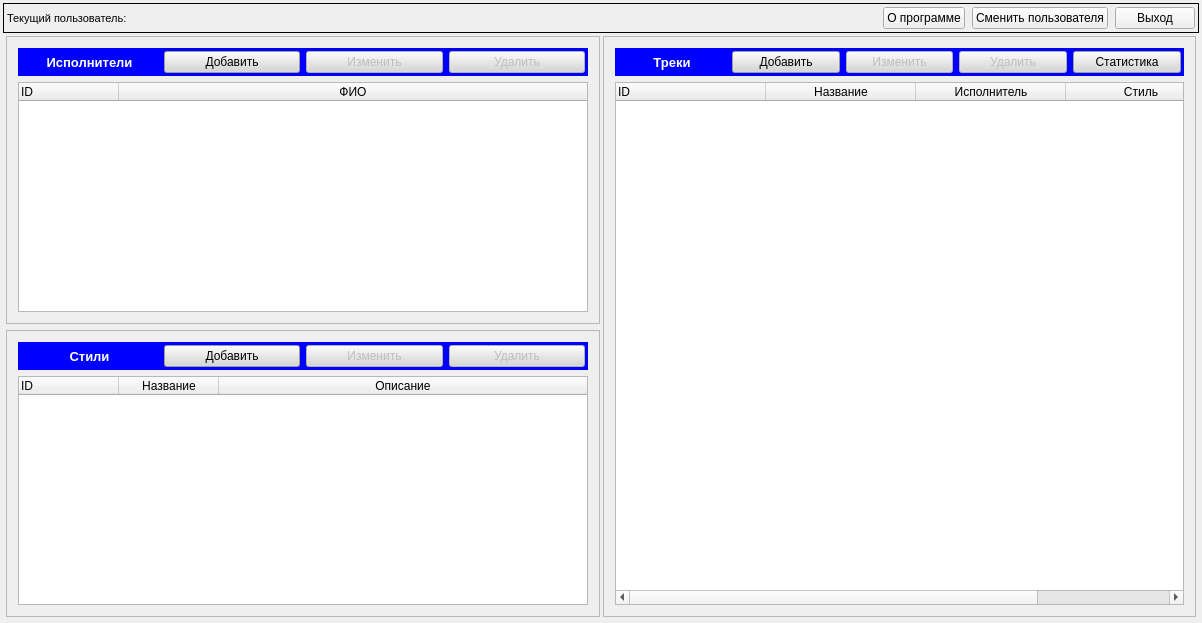
<?xml version="1.0" encoding="UTF-8"?>
<ui version="4.0">
 <class>mwMain</class>
 <widget class="QWidget" name="mwMain">
  <property name="geometry">
   <rect>
    <x>0</x>
    <y>0</y>
    <width>1202</width>
    <height>623</height>
   </rect>
  </property>
  <property name="windowTitle">
   <string>Система для прослушивания треков</string>
  </property>
  <layout class="QVBoxLayout" name="verticalLayout">
   <property name="spacing">
    <number>0</number>
   </property>
   <property name="leftMargin">
    <number>3</number>
   </property>
   <property name="topMargin">
    <number>3</number>
   </property>
   <property name="rightMargin">
    <number>3</number>
   </property>
   <property name="bottomMargin">
    <number>3</number>
   </property>
   <item>
    <widget class="QFrame" name="frame">
     <property name="baseSize">
      <size>
       <width>0</width>
       <height>40</height>
      </size>
     </property>
     <property name="frameShape">
      <enum>QFrame::Box</enum>
     </property>
     <property name="frameShadow">
      <enum>QFrame::Plain</enum>
     </property>
     <layout class="QHBoxLayout" name="horizontalLayout">
      <property name="spacing">
       <number>7</number>
      </property>
      <property name="leftMargin">
       <number>3</number>
      </property>
      <property name="topMargin">
       <number>3</number>
      </property>
      <property name="rightMargin">
       <number>3</number>
      </property>
      <property name="bottomMargin">
       <number>3</number>
      </property>
      <item>
       <widget class="QLabel" name="label">
        <property name="font">
         <font>
          <pointsize>8</pointsize>
         </font>
        </property>
        <property name="text">
         <string>Текущий пользователь:</string>
        </property>
       </widget>
      </item>
      <item>
       <widget class="QLabel" name="lLogin">
        <property name="baseSize">
         <size>
          <width>0</width>
          <height>0</height>
         </size>
        </property>
        <property name="text">
         <string/>
        </property>
       </widget>
      </item>
      <item>
       <spacer name="horizontalSpacer">
        <property name="orientation">
         <enum>Qt::Horizontal</enum>
        </property>
        <property name="sizeHint" stdset="0">
         <size>
          <width>40</width>
          <height>20</height>
         </size>
        </property>
       </spacer>
      </item>
      <item>
       <widget class="QPushButton" name="pbAbout">
        <property name="text">
         <string>О программе</string>
        </property>
       </widget>
      </item>
      <item>
       <widget class="QPushButton" name="pbUser">
        <property name="text">
         <string>Сменить пользователя</string>
        </property>
       </widget>
      </item>
      <item>
       <widget class="QPushButton" name="pbClose">
        <property name="text">
         <string>Выход</string>
        </property>
       </widget>
      </item>
     </layout>
    </widget>
   </item>
   <item>
    <widget class="QStackedWidget" name="swMain">
     <property name="currentIndex">
      <number>3</number>
     </property>
     <widget class="QWidget" name="pLoad">
      <layout class="QVBoxLayout" name="verticalLayout_2">
       <property name="leftMargin">
        <number>3</number>
       </property>
       <property name="topMargin">
        <number>3</number>
       </property>
       <property name="rightMargin">
        <number>3</number>
       </property>
       <property name="bottomMargin">
        <number>3</number>
       </property>
       <item>
        <widget class="QLabel" name="label_2">
         <property name="font">
          <font>
           <pointsize>20</pointsize>
           <weight>75</weight>
           <bold>true</bold>
          </font>
         </property>
         <property name="cursor">
          <cursorShape>WaitCursor</cursorShape>
         </property>
         <property name="layoutDirection">
          <enum>Qt::LeftToRight</enum>
         </property>
         <property name="text">
          <string>Подождите.
 Идет подключение к БД.</string>
         </property>
         <property name="alignment">
          <set>Qt::AlignCenter</set>
         </property>
        </widget>
       </item>
      </layout>
     </widget>
     <widget class="QWidget" name="pMsg">
      <layout class="QVBoxLayout" name="verticalLayout_3">
       <property name="leftMargin">
        <number>3</number>
       </property>
       <property name="topMargin">
        <number>3</number>
       </property>
       <property name="rightMargin">
        <number>3</number>
       </property>
       <property name="bottomMargin">
        <number>3</number>
       </property>
       <item>
        <widget class="QLabel" name="label_3">
         <property name="maximumSize">
          <size>
           <width>16777215</width>
           <height>25</height>
          </size>
         </property>
         <property name="font">
          <font>
           <pointsize>10</pointsize>
           <weight>75</weight>
           <bold>true</bold>
          </font>
         </property>
         <property name="styleSheet">
          <string notr="true">color: rgb(255, 255, 255); 
background-color: rgb(255, 0, 0)</string>
         </property>
         <property name="text">
          <string>Нет доступа к БД</string>
         </property>
         <property name="alignment">
          <set>Qt::AlignCenter</set>
         </property>
        </widget>
       </item>
       <item>
        <widget class="QLabel" name="label_15">
         <property name="styleSheet">
          <string notr="true">background-color: rgb(255, 255, 255)</string>
         </property>
         <property name="text">
          <string/>
         </property>
         <property name="pixmap">
          <pixmap resource="res.qrc">:/img/img/imag.png</pixmap>
         </property>
         <property name="alignment">
          <set>Qt::AlignCenter</set>
         </property>
        </widget>
       </item>
      </layout>
     </widget>
     <widget class="QWidget" name="pLogin">
      <layout class="QVBoxLayout" name="verticalLayout_4">
       <property name="leftMargin">
        <number>3</number>
       </property>
       <property name="topMargin">
        <number>3</number>
       </property>
       <property name="rightMargin">
        <number>3</number>
       </property>
       <property name="bottomMargin">
        <number>3</number>
       </property>
       <item>
        <layout class="QGridLayout" name="gridLayout">
         <item row="1" column="2">
          <spacer name="horizontalSpacer_2">
           <property name="orientation">
            <enum>Qt::Horizontal</enum>
           </property>
           <property name="sizeHint" stdset="0">
            <size>
             <width>40</width>
             <height>20</height>
            </size>
           </property>
          </spacer>
         </item>
         <item row="1" column="1">
          <widget class="QFrame" name="frame_2">
           <property name="baseSize">
            <size>
             <width>20</width>
             <height>20</height>
            </size>
           </property>
           <property name="frameShape">
            <enum>QFrame::Box</enum>
           </property>
           <property name="frameShadow">
            <enum>QFrame::Raised</enum>
           </property>
           <layout class="QVBoxLayout" name="verticalLayout_5">
            <item>
             <widget class="QLabel" name="label_4">
              <property name="font">
               <font>
                <pointsize>12</pointsize>
               </font>
              </property>
              <property name="styleSheet">
               <string notr="true">background-color: rgb(0, 0, 255);
color: rgb(255, 255, 255);</string>
              </property>
              <property name="text">
               <string>Добро пожаловать!</string>
              </property>
              <property name="alignment">
               <set>Qt::AlignCenter</set>
              </property>
             </widget>
            </item>
            <item>
             <layout class="QGridLayout" name="gridLayout_3">
              <property name="topMargin">
               <number>0</number>
              </property>
              <property name="horizontalSpacing">
               <number>6</number>
              </property>
              <item row="0" column="0">
               <widget class="QLabel" name="label_5">
                <property name="text">
                 <string>Имя
пользователя:</string>
                </property>
                <property name="alignment">
                 <set>Qt::AlignRight|Qt::AlignTrailing|Qt::AlignVCenter</set>
                </property>
               </widget>
              </item>
              <item row="1" column="0">
               <widget class="QLabel" name="label_6">
                <property name="text">
                 <string>Пароль:</string>
                </property>
                <property name="alignment">
                 <set>Qt::AlignRight|Qt::AlignTrailing|Qt::AlignVCenter</set>
                </property>
               </widget>
              </item>
              <item row="0" column="1">
               <widget class="QLineEdit" name="leLogin"/>
              </item>
              <item row="1" column="1">
               <widget class="QLineEdit" name="lePass">
                <property name="echoMode">
                 <enum>QLineEdit::Password</enum>
                </property>
               </widget>
              </item>
             </layout>
            </item>
            <item>
             <layout class="QHBoxLayout" name="horizontalLayout_2">
              <item>
               <widget class="QPushButton" name="pbLogin">
                <property name="contextMenuPolicy">
                 <enum>Qt::NoContextMenu</enum>
                </property>
                <property name="text">
                 <string>Вход</string>
                </property>
                <property name="autoDefault">
                 <bool>true</bool>
                </property>
                <property name="default">
                 <bool>false</bool>
                </property>
               </widget>
              </item>
              <item>
               <widget class="QPushButton" name="pbReg">
                <property name="text">
                 <string>Зарегистрироваться</string>
                </property>
                <property name="autoDefault">
                 <bool>true</bool>
                </property>
               </widget>
              </item>
             </layout>
            </item>
           </layout>
          </widget>
         </item>
         <item row="1" column="0">
          <spacer name="horizontalSpacer_3">
           <property name="orientation">
            <enum>Qt::Horizontal</enum>
           </property>
           <property name="sizeHint" stdset="0">
            <size>
             <width>40</width>
             <height>20</height>
            </size>
           </property>
          </spacer>
         </item>
         <item row="2" column="1">
          <spacer name="verticalSpacer_3">
           <property name="orientation">
            <enum>Qt::Vertical</enum>
           </property>
           <property name="sizeHint" stdset="0">
            <size>
             <width>20</width>
             <height>40</height>
            </size>
           </property>
          </spacer>
         </item>
         <item row="0" column="1">
          <spacer name="verticalSpacer_2">
           <property name="orientation">
            <enum>Qt::Vertical</enum>
           </property>
           <property name="sizeHint" stdset="0">
            <size>
             <width>20</width>
             <height>40</height>
            </size>
           </property>
          </spacer>
         </item>
        </layout>
       </item>
      </layout>
     </widget>
     <widget class="QWidget" name="pAdmin">
      <layout class="QVBoxLayout" name="verticalLayout_7">
       <property name="leftMargin">
        <number>3</number>
       </property>
       <property name="topMargin">
        <number>3</number>
       </property>
       <property name="rightMargin">
        <number>3</number>
       </property>
       <property name="bottomMargin">
        <number>3</number>
       </property>
       <item>
        <layout class="QGridLayout" name="gridLayout_2">
         <property name="spacing">
          <number>3</number>
         </property>
         <item row="0" column="1" rowspan="3">
          <widget class="QFrame" name="fTrack">
           <property name="frameShape">
            <enum>QFrame::StyledPanel</enum>
           </property>
           <property name="frameShadow">
            <enum>QFrame::Raised</enum>
           </property>
           <layout class="QVBoxLayout" name="verticalLayout_10">
            <item>
             <widget class="QWidget" name="widget_5" native="true">
              <property name="styleSheet">
               <string notr="true">background-color: rgb(0, 0, 255);</string>
              </property>
              <layout class="QHBoxLayout" name="horizontalLayout_7">
               <property name="leftMargin">
                <number>3</number>
               </property>
               <property name="topMargin">
                <number>3</number>
               </property>
               <property name="rightMargin">
                <number>3</number>
               </property>
               <property name="bottomMargin">
                <number>3</number>
               </property>
               <item>
                <widget class="QLabel" name="label_13">
                 <property name="font">
                  <font>
                   <pointsize>10</pointsize>
                   <weight>75</weight>
                   <bold>true</bold>
                  </font>
                 </property>
                 <property name="styleSheet">
                  <string notr="true">background-color: rgb(0, 0, 255);
color: rgb(255, 255, 255);</string>
                 </property>
                 <property name="text">
                  <string>Треки</string>
                 </property>
                 <property name="alignment">
                  <set>Qt::AlignCenter</set>
                 </property>
                </widget>
               </item>
               <item>
                <widget class="QPushButton" name="pbAddTrack">
                 <property name="styleSheet">
                  <string notr="true">background-color: rgb(214, 214, 214);</string>
                 </property>
                 <property name="text">
                  <string>Добавить</string>
                 </property>
                 <property name="autoDefault">
                  <bool>true</bool>
                 </property>
                </widget>
               </item>
               <item>
                <widget class="QPushButton" name="pbEgitTrack">
                 <property name="enabled">
                  <bool>false</bool>
                 </property>
                 <property name="styleSheet">
                  <string notr="true">background-color: rgb(214, 214, 214);</string>
                 </property>
                 <property name="text">
                  <string>Изменить</string>
                 </property>
                 <property name="autoDefault">
                  <bool>true</bool>
                 </property>
                </widget>
               </item>
               <item>
                <widget class="QPushButton" name="pbDelTrack">
                 <property name="enabled">
                  <bool>false</bool>
                 </property>
                 <property name="styleSheet">
                  <string notr="true">background-color: rgb(214, 214, 214);</string>
                 </property>
                 <property name="text">
                  <string>Удалить</string>
                 </property>
                 <property name="autoDefault">
                  <bool>true</bool>
                 </property>
                </widget>
               </item>
               <item>
                <widget class="QPushButton" name="pbGrafic">
                 <property name="styleSheet">
                  <string notr="true">background-color: rgb(214, 214, 214);</string>
                 </property>
                 <property name="text">
                  <string>Статистика</string>
                 </property>
                </widget>
               </item>
              </layout>
             </widget>
            </item>
            <item>
             <widget class="QTreeWidget" name="twTrack">
              <property name="frameShadow">
               <enum>QFrame::Sunken</enum>
              </property>
              <property name="alternatingRowColors">
               <bool>true</bool>
              </property>
              <property name="columnCount">
               <number>5</number>
              </property>
              <attribute name="headerDefaultSectionSize">
               <number>150</number>
              </attribute>
              <column>
               <property name="text">
                <string>ID</string>
               </property>
              </column>
              <column>
               <property name="text">
                <string>Название</string>
               </property>
               <property name="textAlignment">
                <set>AlignCenter</set>
               </property>
              </column>
              <column>
               <property name="text">
                <string>Исполнитель</string>
               </property>
               <property name="textAlignment">
                <set>AlignCenter</set>
               </property>
              </column>
              <column>
               <property name="text">
                <string>Стиль</string>
               </property>
               <property name="textAlignment">
                <set>AlignCenter</set>
               </property>
              </column>
              <column>
               <property name="text">
                <string>Путь</string>
               </property>
               <property name="textAlignment">
                <set>AlignCenter</set>
               </property>
              </column>
             </widget>
            </item>
           </layout>
          </widget>
         </item>
         <item row="2" column="0">
          <widget class="QFrame" name="fStyle">
           <property name="frameShape">
            <enum>QFrame::StyledPanel</enum>
           </property>
           <property name="frameShadow">
            <enum>QFrame::Raised</enum>
           </property>
           <layout class="QVBoxLayout" name="verticalLayout_9">
            <item>
             <widget class="QWidget" name="widget_4" native="true">
              <property name="styleSheet">
               <string notr="true">background-color: rgb(0, 0, 255);</string>
              </property>
              <layout class="QHBoxLayout" name="horizontalLayout_6">
               <property name="leftMargin">
                <number>3</number>
               </property>
               <property name="topMargin">
                <number>3</number>
               </property>
               <property name="rightMargin">
                <number>3</number>
               </property>
               <property name="bottomMargin">
                <number>3</number>
               </property>
               <item>
                <widget class="QLabel" name="label_12">
                 <property name="font">
                  <font>
                   <pointsize>10</pointsize>
                   <weight>75</weight>
                   <bold>true</bold>
                  </font>
                 </property>
                 <property name="styleSheet">
                  <string notr="true">background-color: rgb(0, 0, 255);
color: rgb(255, 255, 255);</string>
                 </property>
                 <property name="text">
                  <string>Стили</string>
                 </property>
                 <property name="alignment">
                  <set>Qt::AlignCenter</set>
                 </property>
                </widget>
               </item>
               <item>
                <widget class="QPushButton" name="pbAddStyle">
                 <property name="styleSheet">
                  <string notr="true">background-color: rgb(214, 214, 214);</string>
                 </property>
                 <property name="text">
                  <string>Добавить</string>
                 </property>
                 <property name="autoDefault">
                  <bool>true</bool>
                 </property>
                </widget>
               </item>
               <item>
                <widget class="QPushButton" name="pbEgitStyle">
                 <property name="enabled">
                  <bool>false</bool>
                 </property>
                 <property name="styleSheet">
                  <string notr="true">background-color: rgb(214, 214, 214);</string>
                 </property>
                 <property name="text">
                  <string>Изменить</string>
                 </property>
                 <property name="autoDefault">
                  <bool>true</bool>
                 </property>
                </widget>
               </item>
               <item>
                <widget class="QPushButton" name="pbDelStyle">
                 <property name="enabled">
                  <bool>false</bool>
                 </property>
                 <property name="styleSheet">
                  <string notr="true">background-color: rgb(214, 214, 214);</string>
                 </property>
                 <property name="text">
                  <string>Удалить</string>
                 </property>
                 <property name="autoDefault">
                  <bool>true</bool>
                 </property>
                </widget>
               </item>
              </layout>
             </widget>
            </item>
            <item>
             <widget class="QTreeWidget" name="twStyle">
              <property name="alternatingRowColors">
               <bool>true</bool>
              </property>
              <column>
               <property name="text">
                <string>ID</string>
               </property>
              </column>
              <column>
               <property name="text">
                <string>Название</string>
               </property>
               <property name="textAlignment">
                <set>AlignCenter</set>
               </property>
              </column>
              <column>
               <property name="text">
                <string>Описание</string>
               </property>
               <property name="textAlignment">
                <set>AlignCenter</set>
               </property>
              </column>
             </widget>
            </item>
           </layout>
           <zorder>twStyle</zorder>
           <zorder>widget_4</zorder>
          </widget>
         </item>
         <item row="0" column="0">
          <widget class="QFrame" name="fExec">
           <property name="frameShape">
            <enum>QFrame::StyledPanel</enum>
           </property>
           <property name="frameShadow">
            <enum>QFrame::Raised</enum>
           </property>
           <layout class="QVBoxLayout" name="verticalLayout_8">
            <item>
             <widget class="QWidget" name="wExecPb" native="true">
              <property name="styleSheet">
               <string notr="true">background-color: rgb(0, 0, 255);</string>
              </property>
              <layout class="QHBoxLayout" name="horizontalLayout_5">
               <property name="leftMargin">
                <number>3</number>
               </property>
               <property name="topMargin">
                <number>3</number>
               </property>
               <property name="rightMargin">
                <number>3</number>
               </property>
               <property name="bottomMargin">
                <number>3</number>
               </property>
               <item>
                <widget class="QLabel" name="label_11">
                 <property name="font">
                  <font>
                   <pointsize>10</pointsize>
                   <weight>75</weight>
                   <bold>true</bold>
                  </font>
                 </property>
                 <property name="styleSheet">
                  <string notr="true">color: rgb(255, 255, 255);</string>
                 </property>
                 <property name="text">
                  <string>Исполнители</string>
                 </property>
                 <property name="alignment">
                  <set>Qt::AlignCenter</set>
                 </property>
                </widget>
               </item>
               <item>
                <widget class="QPushButton" name="pbAddExec">
                 <property name="styleSheet">
                  <string notr="true">background-color: rgb(214, 214, 214);</string>
                 </property>
                 <property name="text">
                  <string>Добавить</string>
                 </property>
                 <property name="autoDefault">
                  <bool>true</bool>
                 </property>
                </widget>
               </item>
               <item>
                <widget class="QPushButton" name="pbEgitExec">
                 <property name="enabled">
                  <bool>false</bool>
                 </property>
                 <property name="styleSheet">
                  <string notr="true">background-color: rgb(214, 214, 214);</string>
                 </property>
                 <property name="text">
                  <string>Изменить</string>
                 </property>
                 <property name="autoDefault">
                  <bool>true</bool>
                 </property>
                </widget>
               </item>
               <item>
                <widget class="QPushButton" name="pbDelExec">
                 <property name="enabled">
                  <bool>false</bool>
                 </property>
                 <property name="styleSheet">
                  <string notr="true">background-color: rgb(214, 214, 214);</string>
                 </property>
                 <property name="text">
                  <string>Удалить</string>
                 </property>
                 <property name="autoDefault">
                  <bool>true</bool>
                 </property>
                </widget>
               </item>
              </layout>
             </widget>
            </item>
            <item>
             <widget class="QTreeWidget" name="twExec">
              <property name="frameShape">
               <enum>QFrame::StyledPanel</enum>
              </property>
              <property name="alternatingRowColors">
               <bool>true</bool>
              </property>
              <column>
               <property name="text">
                <string>ID</string>
               </property>
              </column>
              <column>
               <property name="text">
                <string>ФИО</string>
               </property>
               <property name="textAlignment">
                <set>AlignCenter</set>
               </property>
              </column>
             </widget>
            </item>
           </layout>
           <zorder>twExec</zorder>
           <zorder>wExecPb</zorder>
          </widget>
         </item>
        </layout>
       </item>
      </layout>
     </widget>
     <widget class="QWidget" name="pUser">
      <layout class="QVBoxLayout" name="verticalLayout_6">
       <item>
        <layout class="QHBoxLayout" name="horizontalLayout_9">
         <property name="topMargin">
          <number>0</number>
         </property>
         <property name="rightMargin">
          <number>0</number>
         </property>
         <item>
          <layout class="QVBoxLayout" name="verticalLayout_11">
           <property name="topMargin">
            <number>0</number>
           </property>
           <property name="bottomMargin">
            <number>0</number>
           </property>
           <item>
            <widget class="QWidget" name="widget" native="true">
             <property name="styleSheet">
              <string notr="true">background-color: rgb(0, 0, 255);</string>
             </property>
             <layout class="QHBoxLayout" name="horizontalLayout_3" stretch="1,0">
              <property name="spacing">
               <number>3</number>
              </property>
              <property name="leftMargin">
               <number>3</number>
              </property>
              <property name="topMargin">
               <number>3</number>
              </property>
              <property name="rightMargin">
               <number>3</number>
              </property>
              <property name="bottomMargin">
               <number>3</number>
              </property>
              <item>
               <widget class="QLabel" name="label_7">
                <property name="font">
                 <font>
                  <pointsize>10</pointsize>
                  <weight>75</weight>
                  <bold>true</bold>
                 </font>
                </property>
                <property name="styleSheet">
                 <string notr="true">background-color: rgb(0, 0, 255);
color: rgb(255, 255, 255);</string>
                </property>
                <property name="text">
                 <string>Треки </string>
                </property>
                <property name="alignment">
                 <set>Qt::AlignCenter</set>
                </property>
               </widget>
              </item>
              <item>
               <widget class="QPushButton" name="pbAddFav">
                <property name="styleSheet">
                 <string notr="true">background-color: rgb(213, 213, 213);
color: rgb(0, 0, 0);</string>
                </property>
                <property name="text">
                 <string>Добавить в избранное</string>
                </property>
               </widget>
              </item>
             </layout>
            </widget>
           </item>
           <item>
            <widget class="QWidget" name="widget_2" native="true">
             <property name="baseSize">
              <size>
               <width>0</width>
               <height>0</height>
              </size>
             </property>
             <layout class="QHBoxLayout" name="horizontalLayout_4">
              <property name="spacing">
               <number>3</number>
              </property>
              <property name="leftMargin">
               <number>3</number>
              </property>
              <property name="topMargin">
               <number>3</number>
              </property>
              <property name="rightMargin">
               <number>3</number>
              </property>
              <property name="bottomMargin">
               <number>3</number>
              </property>
              <item>
               <widget class="QLabel" name="label_8">
                <property name="text">
                 <string>Название:</string>
                </property>
               </widget>
              </item>
              <item>
               <widget class="QLineEdit" name="leTrName">
                <property name="maximumSize">
                 <size>
                  <width>80</width>
                  <height>16777215</height>
                 </size>
                </property>
               </widget>
              </item>
              <item>
               <widget class="QLabel" name="label_9">
                <property name="text">
                 <string>Исполнитель:</string>
                </property>
               </widget>
              </item>
              <item>
               <widget class="QComboBox" name="cbTrExec"/>
              </item>
              <item>
               <widget class="QLabel" name="label_10">
                <property name="text">
                 <string>Стиль:</string>
                </property>
               </widget>
              </item>
              <item>
               <widget class="QComboBox" name="cbTrStyle"/>
              </item>
              <item>
               <widget class="QPushButton" name="pbTrFind">
                <property name="styleSheet">
                 <string notr="true"/>
                </property>
                <property name="text">
                 <string>Поиск</string>
                </property>
                <property name="autoDefault">
                 <bool>true</bool>
                </property>
               </widget>
              </item>
              <item>
               <widget class="QPushButton" name="pbTrClear">
                <property name="text">
                 <string>Сброс</string>
                </property>
                <property name="autoDefault">
                 <bool>true</bool>
                </property>
               </widget>
              </item>
             </layout>
            </widget>
           </item>
           <item>
            <widget class="QTreeWidget" name="twTrackPlay">
             <property name="alternatingRowColors">
              <bool>true</bool>
             </property>
             <column>
              <property name="text">
               <string>ID</string>
              </property>
             </column>
             <column>
              <property name="text">
               <string>Название</string>
              </property>
              <property name="textAlignment">
               <set>AlignLeading|AlignVCenter</set>
              </property>
             </column>
             <column>
              <property name="text">
               <string>Исполнитель</string>
              </property>
              <property name="textAlignment">
               <set>AlignLeading|AlignVCenter</set>
              </property>
             </column>
             <column>
              <property name="text">
               <string>Стиль</string>
              </property>
              <property name="textAlignment">
               <set>AlignLeading|AlignVCenter</set>
              </property>
             </column>
             <column>
              <property name="text">
               <string>Path</string>
              </property>
             </column>
            </widget>
           </item>
          </layout>
         </item>
         <item>
          <layout class="QVBoxLayout" name="verticalLayout_12">
           <property name="rightMargin">
            <number>0</number>
           </property>
           <property name="bottomMargin">
            <number>0</number>
           </property>
           <item>
            <widget class="QWidget" name="widget_6" native="true">
             <property name="styleSheet">
              <string notr="true">background-color: rgb(0, 0, 255);</string>
             </property>
             <layout class="QHBoxLayout" name="horizontalLayout_8" stretch="1,0">
              <property name="leftMargin">
               <number>3</number>
              </property>
              <property name="topMargin">
               <number>3</number>
              </property>
              <property name="rightMargin">
               <number>3</number>
              </property>
              <property name="bottomMargin">
               <number>3</number>
              </property>
              <item>
               <widget class="QLabel" name="label_14">
                <property name="font">
                 <font>
                  <pointsize>10</pointsize>
                  <weight>75</weight>
                  <bold>true</bold>
                 </font>
                </property>
                <property name="styleSheet">
                 <string notr="true">background-color: rgb(0, 0, 255);
color: rgb(255, 255, 255);</string>
                </property>
                <property name="text">
                 <string>Избранное</string>
                </property>
                <property name="alignment">
                 <set>Qt::AlignCenter</set>
                </property>
               </widget>
              </item>
              <item>
               <widget class="QPushButton" name="pbDelFav">
                <property name="styleSheet">
                 <string notr="true">background-color: rgb(213, 213, 213);
color: rgb(0, 0, 0);</string>
                </property>
                <property name="text">
                 <string>Удалить из избранного</string>
                </property>
               </widget>
              </item>
             </layout>
            </widget>
           </item>
           <item>
            <widget class="QTreeWidget" name="twTrackFav">
             <property name="alternatingRowColors">
              <bool>true</bool>
             </property>
             <column>
              <property name="text">
               <string>ID</string>
              </property>
             </column>
             <column>
              <property name="text">
               <string>Название</string>
              </property>
              <property name="textAlignment">
               <set>AlignLeading|AlignVCenter</set>
              </property>
             </column>
             <column>
              <property name="text">
               <string>Исполнитель</string>
              </property>
              <property name="textAlignment">
               <set>AlignLeading|AlignVCenter</set>
              </property>
             </column>
             <column>
              <property name="text">
               <string>Стиль</string>
              </property>
              <property name="textAlignment">
               <set>AlignLeading|AlignVCenter</set>
              </property>
             </column>
             <column>
              <property name="text">
               <string>Path</string>
              </property>
             </column>
            </widget>
           </item>
          </layout>
         </item>
        </layout>
       </item>
       <item>
        <widget class="QFrame" name="frame_3">
         <property name="frameShape">
          <enum>QFrame::Box</enum>
         </property>
         <property name="frameShadow">
          <enum>QFrame::Plain</enum>
         </property>
         <layout class="QHBoxLayout" name="horizontalLayout_10">
          <property name="leftMargin">
           <number>0</number>
          </property>
          <property name="topMargin">
           <number>0</number>
          </property>
          <property name="rightMargin">
           <number>0</number>
          </property>
          <property name="bottomMargin">
           <number>0</number>
          </property>
          <item>
           <widget class="QPushButton" name="pbPlay">
            <property name="toolTip">
             <string>Воспроивести трек сначала</string>
            </property>
            <property name="styleSheet">
             <string notr="true"/>
            </property>
            <property name="text">
             <string/>
            </property>
           </widget>
          </item>
          <item>
           <widget class="QPushButton" name="pbStop">
            <property name="toolTip">
             <string>Остановить воспроизведение трека</string>
            </property>
            <property name="text">
             <string/>
            </property>
           </widget>
          </item>
          <item>
           <widget class="QLabel" name="label_16">
            <property name="text">
             <string>Позиция:</string>
            </property>
           </widget>
          </item>
          <item>
           <widget class="QSlider" name="hsTrack">
            <property name="orientation">
             <enum>Qt::Horizontal</enum>
            </property>
           </widget>
          </item>
          <item>
           <widget class="QLabel" name="label_17">
            <property name="text">
             <string>Громкость:</string>
            </property>
           </widget>
          </item>
          <item>
           <widget class="QSlider" name="dVollume">
            <property name="sizePolicy">
             <sizepolicy hsizetype="Fixed" vsizetype="Fixed">
              <horstretch>0</horstretch>
              <verstretch>0</verstretch>
             </sizepolicy>
            </property>
            <property name="value">
             <number>99</number>
            </property>
            <property name="orientation">
             <enum>Qt::Horizontal</enum>
            </property>
           </widget>
          </item>
         </layout>
        </widget>
       </item>
      </layout>
     </widget>
    </widget>
   </item>
  </layout>
 </widget>
 <layoutdefault spacing="6" margin="11"/>
 <tabstops>
  <tabstop>leLogin</tabstop>
  <tabstop>lePass</tabstop>
  <tabstop>pbLogin</tabstop>
  <tabstop>pbReg</tabstop>
  <tabstop>pbAbout</tabstop>
  <tabstop>pbUser</tabstop>
  <tabstop>pbClose</tabstop>
  <tabstop>pbAddExec</tabstop>
  <tabstop>pbEgitExec</tabstop>
  <tabstop>pbDelExec</tabstop>
  <tabstop>twExec</tabstop>
  <tabstop>pbAddStyle</tabstop>
  <tabstop>pbEgitStyle</tabstop>
  <tabstop>pbDelStyle</tabstop>
  <tabstop>twStyle</tabstop>
  <tabstop>pbAddTrack</tabstop>
  <tabstop>pbEgitTrack</tabstop>
  <tabstop>pbDelTrack</tabstop>
  <tabstop>pbGrafic</tabstop>
  <tabstop>twTrack</tabstop>
  <tabstop>pbAddFav</tabstop>
  <tabstop>leTrName</tabstop>
  <tabstop>cbTrExec</tabstop>
  <tabstop>cbTrStyle</tabstop>
  <tabstop>pbTrFind</tabstop>
  <tabstop>pbTrClear</tabstop>
  <tabstop>twTrackPlay</tabstop>
  <tabstop>pbDelFav</tabstop>
  <tabstop>twTrackFav</tabstop>
  <tabstop>pbPlay</tabstop>
  <tabstop>pbStop</tabstop>
  <tabstop>hsTrack</tabstop>
  <tabstop>dVollume</tabstop>
 </tabstops>
 <resources>
  <include location="res.qrc"/>
 </resources>
 <connections/>
</ui>
